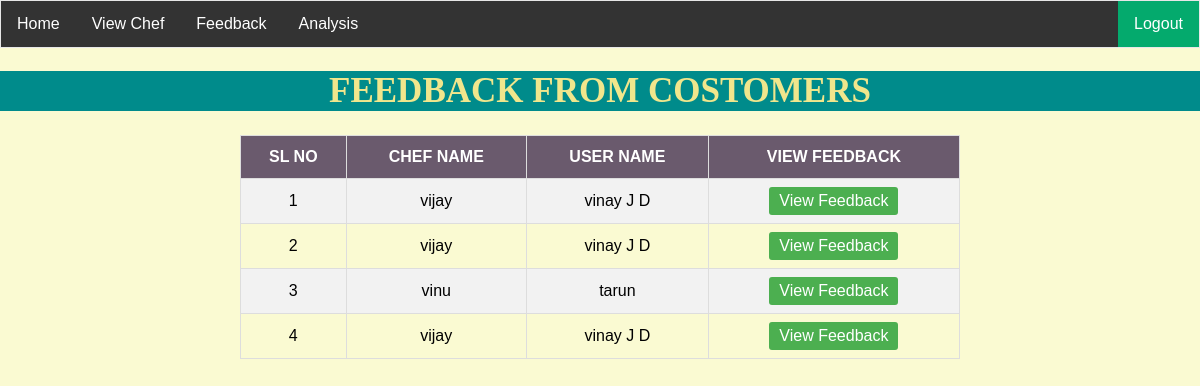
Page /adminfeed.php on the committed database.
### tables this page shows
CREATE TABLE `user` (
  `name` varchar(200) NOT NULL,
  `phnumber` varchar(200) NOT NULL,
  `email` varchar(200) NOT NULL,
  `address` varchar(200) NOT NULL,
  `dob` varchar(200) NOT NULL,
  `password` varchar(200) NOT NULL
);

CREATE TABLE `chef` (
  `status` varchar(50) NOT NULL,
  `cateringname` varchar(200) NOT NULL,
  `name` varchar(200) NOT NULL,
  `phno` varchar(200) NOT NULL,
  `experience` varchar(200) NOT NULL,
  `email` varchar(200) NOT NULL,
  `location` varchar(200) NOT NULL,
  `expert_in` varchar(200) NOT NULL,
  `dishtype` varchar(100) NOT NULL,
  `password` varchar(200) NOT NULL,
  `nomembers` varchar(200) NOT NULL
);

### adminfeed.php (the view, shortened to what this page needs)
<!DOCTYPE html>
<html>
<head>
     <link rel="stylesheet" href="style1.css">
          <link rel="stylesheet" href="style.css">
          <link rel="stylesheet" href="userstyle.css">
</head>
<body>
<ul>
                     <li><a href="admin.php">Home</a></li>
     <li class="dropdown">
     <a href="javascript:void(0)" class="dropbtn">View Chef</a>
     <div class="dropdown-content">
    <li><a href="adminfeed.php">Feedback</a></li>
    <li><a href="indexanalysis.php">Analysis</a></li>
    <li style="float:right"><a class="active" href="adminlogin.php">Logout</a></li>
</ul>
<center>
        <table  id="customers" style="width:60%">
                <h1>FEEDBACK FROM COSTOMERS<h1>
  <tr>
       <th>SL NO</th>
       <th>CHEF NAME</th>
      <th>USER NAME</th>
      <th>VIEW FEEDBACK</th>
  </tr>
  <?php
    include 'dbconfig.php';
    $slno=0;
    $sql="SELECT * FROM `feedback`";
      $result=$conn->query($sql);
    if($result->num_rows>0)
    {
        while($row=$result->fetch_assoc())
        {
            $slno++;
            $cid =$row['chef_id'];
            $uid =$row['user_id'];
            $sql1="SELECT * FROM `chef` where phno='$cid'" ;
             $result1=$conn->query($sql1);
            if($result1->num_rows>0)
            {
                   while($row1=$result1->fetch_assoc())
                   {
                       $cname=$row1['name'];
                        $sql2="SELECT * FROM `user` where email='$uid'";
                        $result2=$conn->query($sql2);
                       if($result2->num_rows>0)
                        {
                            while($row2=$result2->fetch_assoc())
                             {
                                    $uname=$row2['name'];
                                    echo "<tr><td>$slno</td>";
                                    echo "<td> $cname</td>";
                                     echo "<td> $uname</td>";
                                        echo "<td class='action-buttons'>
                  <div>
                       <a href='adminfeedview.php?uid=$uid&cid=$cid' class='edit'>View Feedback</a
                  </div>
                  </td></tr>";
                             }
                        }
                   }
            }
        }
    }
  ?>
</table>
 </center>
</body>
</html>

### style1.css (style rules this page uses)
ul { list-style-type: none; margin: 0; padding: 0; overflow: hidden; border: 1px solid #e7e7e7; background-color: #333; }
li { float: left; }
li a { display: block; color: white; text-align: center; padding: 14px 16px; text-decoration: none; }
li a.active { color: white; background-color: #04AA6D; }
li.dropdown { display: inline-block; }
.dropdown-content { display: none; position: absolute; background-color: #f9f9f9; min-width: 160px; box-shadow: 0px 8px 16px 0px rgba(0,0,0,0.2); z-index: 1; }

### style.css (style rules this page uses)
body { font-family: Arial, Helvetica, sans-serif; background-color: white; }
* { box-sizing: border-box; }
a { color: dodgerblue; }
#customers { font-family: Arial, Helvetica, sans-serif; border-collapse: collapse; width:100%; }
#customers td, #customers th { border: 1px solid #ddd; padding: 8px; }
#customers tr:nth-child(even) { background-color: #f2f2f2; }
#customers th { padding-top: 12px; padding-bottom: 12px; text-align: left; background-color: #04AA6D; color: white; }
h1 { text-align: center; }

### userstyle.css (style rules this page uses)
body { margin: 0; font-family: Arial, Helvetica, sans-serif; }

### adminfeed.php (style rules this page uses)
body { background-color:white; }
ul { list-style-type: none; margin: 0; padding: 0; overflow: hidden; background-color: #333; }
li { float: left; }
li a { display: block; color: white; text-align: center; padding: 14px 16px; text-decoration: none; }
li.dropdown { display: inline-block; }
.dropdown-content { display: none; position: absolute; background-color: #f9f9f9; min-width: 160px; box-shadow: 0px 8px 16px 0px rgba(0,0,0,0.2); z-index: 1; }
h1 { background-color: #008B8B; color:#f0e68c; font-size:35px; font-family:serif; }
#customers th { padding-top: 12px; padding-bottom: 12px; text-align: left; background-color: #6A5A6D; color: white; text-align:center; }
td { text-align: center; }
.action-buttons a { margin: 0 5px; padding: 5px 10px; text-decoration: none; color: white; border-radius: 3px; display: inline-block; }
.action-buttons .edit { background-color: #4CAF50; }
body { background-color:#fafad2; }

### rows in the picture
chef: name "vijay"
user: name "vinay J D"
chef: name "vinu"
user: name "tarun"
